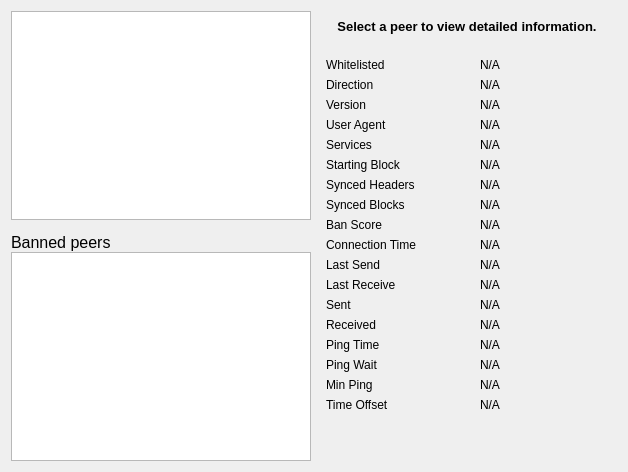
     <widget class="QWidget" name="tab_peers">
      <attribute name="title">
       <string>&amp;Peers</string>
      </attribute>
      <layout class="QGridLayout" name="gridLayout_2">
       <item row="0" column="0" rowspan="2">
        <layout class="QVBoxLayout" name="verticalLayout_101">
         <property name="spacing">
          <number>0</number>
         </property>
         <item>
          <widget class="QTableView" name="peerWidget">
           <property name="horizontalScrollBarPolicy">
            <enum>Qt::ScrollBarAsNeeded</enum>
           </property>
           <property name="tabKeyNavigation">
            <bool>false</bool>
           </property>
           <property name="sortingEnabled">
            <bool>true</bool>
           </property>
           <attribute name="horizontalHeaderHighlightSections">
            <bool>false</bool>
           </attribute>
          </widget>
         </item>
         <item>
          <widget class="QLabel" name="banHeading">
           <property name="sizePolicy">
            <sizepolicy hsizetype="Preferred" vsizetype="Minimum">
             <horstretch>0</horstretch>
             <verstretch>0</verstretch>
            </sizepolicy>
           </property>
           <property name="minimumSize">
            <size>
             <width>300</width>
             <height>32</height>
            </size>
           </property>
           <property name="maximumSize">
            <size>
             <width>16777215</width>
             <height>32</height>
            </size>
           </property>
           <property name="font">
            <font>
             <pointsize>12</pointsize>
            </font>
           </property>
           <property name="cursor">
            <cursorShape>IBeamCursor</cursorShape>
           </property>
           <property name="text">
            <string>Banned peers</string>
           </property>
           <property name="alignment">
            <set>Qt::AlignBottom|Qt::AlignLeading|Qt::AlignLeft</set>
           </property>
           <property name="wordWrap">
            <bool>true</bool>
           </property>
           <property name="textInteractionFlags">
            <set>Qt::NoTextInteraction</set>
           </property>
          </widget>
         </item>
         <item>
          <widget class="QTableView" name="banlistWidget">
           <property name="sizePolicy">
            <sizepolicy hsizetype="Expanding" vsizetype="Expanding">
             <horstretch>0</horstretch>
             <verstretch>0</verstretch>
            </sizepolicy>
           </property>
           <property name="horizontalScrollBarPolicy">
            <enum>Qt::ScrollBarAsNeeded</enum>
           </property>
           <property name="tabKeyNavigation">
            <bool>false</bool>
           </property>
           <property name="sortingEnabled">
            <bool>true</bool>
           </property>
           <attribute name="horizontalHeaderHighlightSections">
            <bool>false</bool>
           </attribute>
          </widget>
         </item>
        </layout>
       </item>
       <item row="0" column="1">
        <widget class="QLabel" name="peerHeading">
         <property name="sizePolicy">
          <sizepolicy hsizetype="Preferred" vsizetype="Minimum">
           <horstretch>0</horstretch>
           <verstretch>0</verstretch>
          </sizepolicy>
         </property>
         <property name="minimumSize">
          <size>
           <width>300</width>
           <height>32</height>
          </size>
         </property>
         <property name="font">
          <font>
           <pointsize>10</pointsize>
           <weight>75</weight>
           <bold>true</bold>
          </font>
         </property>
         <property name="cursor">
          <cursorShape>IBeamCursor</cursorShape>
         </property>
         <property name="text">
          <string>Select a peer to view detailed information.</string>
         </property>
         <property name="alignment">
          <set>Qt::AlignCenter</set>
         </property>
         <property name="wordWrap">
          <bool>true</bool>
         </property>
         <property name="textInteractionFlags">
          <set>Qt::LinksAccessibleByMouse|Qt::TextSelectableByKeyboard|Qt::TextSelectableByMouse</set>
         </property>
        </widget>
       </item>
       <item row="1" column="1">
        <widget class="QWidget" name="detailWidget" native="true">
         <property name="minimumSize">
          <size>
           <width>300</width>
           <height>0</height>
          </size>
         </property>
         <layout class="QGridLayout" name="gridLayout_3">
          <item row="0" column="0">
           <widget class="QLabel" name="label_30">
            <property name="text">
             <string>Whitelisted</string>
            </property>
           </widget>
          </item>
          <item row="0" column="2">
           <widget class="QLabel" name="peerWhitelisted">
            <property name="cursor">
             <cursorShape>IBeamCursor</cursorShape>
            </property>
            <property name="text">
             <string>N/A</string>
            </property>
            <property name="textFormat">
             <enum>Qt::PlainText</enum>
            </property>
            <property name="textInteractionFlags">
             <set>Qt::LinksAccessibleByMouse|Qt::TextSelectableByKeyboard|Qt::TextSelectableByMouse</set>
            </property>
           </widget>
          </item>
          <item row="1" column="0">
           <widget class="QLabel" name="label_23">
            <property name="text">
             <string>Direction</string>
            </property>
           </widget>
          </item>
          <item row="1" column="2">
           <widget class="QLabel" name="peerDirection">
            <property name="cursor">
             <cursorShape>IBeamCursor</cursorShape>
            </property>
            <property name="text">
             <string>N/A</string>
            </property>
            <property name="textFormat">
             <enum>Qt::PlainText</enum>
            </property>
            <property name="textInteractionFlags">
             <set>Qt::LinksAccessibleByMouse|Qt::TextSelectableByKeyboard|Qt::TextSelectableByMouse</set>
            </property>
           </widget>
          </item>
          <item row="2" column="0">
           <widget class="QLabel" name="label_21">
            <property name="text">
             <string>Version</string>
            </property>
           </widget>
          </item>
          <item row="2" column="2">
           <widget class="QLabel" name="peerVersion">
            <property name="cursor">
             <cursorShape>IBeamCursor</cursorShape>
            </property>
            <property name="text">
             <string>N/A</string>
            </property>
            <property name="textFormat">
             <enum>Qt::PlainText</enum>
            </property>
            <property name="textInteractionFlags">
             <set>Qt::LinksAccessibleByMouse|Qt::TextSelectableByKeyboard|Qt::TextSelectableByMouse</set>
            </property>
           </widget>
          </item>
          <item row="3" column="0">
           <widget class="QLabel" name="label_28">
            <property name="text">
             <string>User Agent</string>
            </property>
           </widget>
          </item>
          <item row="3" column="2">
           <widget class="QLabel" name="peerSubversion">
            <property name="cursor">
             <cursorShape>IBeamCursor</cursorShape>
            </property>
            <property name="text">
             <string>N/A</string>
            </property>
            <property name="textFormat">
             <enum>Qt::PlainText</enum>
            </property>
            <property name="textInteractionFlags">
             <set>Qt::LinksAccessibleByMouse|Qt::TextSelectableByKeyboard|Qt::TextSelectableByMouse</set>
            </property>
           </widget>
          </item>
          <item row="4" column="0">
           <widget class="QLabel" name="label_4">
            <property name="text">
             <string>Services</string>
            </property>
           </widget>
          </item>
          <item row="4" column="2">
           <widget class="QLabel" name="peerServices">
            <property name="cursor">
             <cursorShape>IBeamCursor</cursorShape>
            </property>
            <property name="text">
             <string>N/A</string>
            </property>
            <property name="textFormat">
             <enum>Qt::PlainText</enum>
            </property>
            <property name="textInteractionFlags">
             <set>Qt::LinksAccessibleByMouse|Qt::TextSelectableByKeyboard|Qt::TextSelectableByMouse</set>
            </property>
           </widget>
          </item>
          <item row="5" column="0">
           <widget class="QLabel" name="label_29">
            <property name="text">
             <string>Starting Block</string>
            </property>
           </widget>
          </item>
          <item row="5" column="2">
           <widget class="QLabel" name="peerHeight">
            <property name="cursor">
             <cursorShape>IBeamCursor</cursorShape>
            </property>
            <property name="text">
             <string>N/A</string>
            </property>
            <property name="textFormat">
             <enum>Qt::PlainText</enum>
            </property>
            <property name="textInteractionFlags">
             <set>Qt::LinksAccessibleByMouse|Qt::TextSelectableByKeyboard|Qt::TextSelectableByMouse</set>
            </property>
           </widget>
          </item>
          <item row="6" column="0">
           <widget class="QLabel" name="label_27">
            <property name="text">
             <string>Synced Headers</string>
            </property>
           </widget>
          </item>
          <item row="6" column="2">
           <widget class="QLabel" name="peerSyncHeight">
            <property name="cursor">
             <cursorShape>IBeamCursor</cursorShape>
            </property>
            <property name="text">
             <string>N/A</string>
            </property>
            <property name="textFormat">
             <enum>Qt::PlainText</enum>
            </property>
            <property name="textInteractionFlags">
             <set>Qt::LinksAccessibleByMouse|Qt::TextSelectableByKeyboard|Qt::TextSelectableByMouse</set>
            </property>
           </widget>
          </item>
          <item row="7" column="0">
           <widget class="QLabel" name="label_25">
            <property name="text">
             <string>Synced Blocks</string>
            </property>
           </widget>
          </item>
          <item row="7" column="2">
           <widget class="QLabel" name="peerCommonHeight">
            <property name="cursor">
             <cursorShape>IBeamCursor</cursorShape>
            </property>
            <property name="text">
             <string>N/A</string>
            </property>
            <property name="textFormat">
             <enum>Qt::PlainText</enum>
            </property>
            <property name="textInteractionFlags">
             <set>Qt::LinksAccessibleByMouse|Qt::TextSelectableByKeyboard|Qt::TextSelectableByMouse</set>
            </property>
           </widget>
          </item>
          <item row="8" column="0">
           <widget class="QLabel" name="label_24">
            <property name="text">
             <string>Ban Score</string>
            </property>
           </widget>
          </item>
          <item row="8" column="2">
           <widget class="QLabel" name="peerBanScore">
            <property name="cursor">
             <cursorShape>IBeamCursor</cursorShape>
            </property>
            <property name="text">
             <string>N/A</string>
            </property>
            <property name="textFormat">
             <enum>Qt::PlainText</enum>
            </property>
            <property name="textInteractionFlags">
             <set>Qt::LinksAccessibleByMouse|Qt::TextSelectableByKeyboard|Qt::TextSelectableByMouse</set>
            </property>
           </widget>
          </item>
          <item row="9" column="0">
           <widget class="QLabel" name="label_22">
            <property name="text">
             <string>Connection Time</string>
            </property>
           </widget>
          </item>
          <item row="9" column="2">
           <widget class="QLabel" name="peerConnTime">
            <property name="cursor">
             <cursorShape>IBeamCursor</cursorShape>
            </property>
            <property name="text">
             <string>N/A</string>
            </property>
            <property name="textFormat">
             <enum>Qt::PlainText</enum>
            </property>
            <property name="textInteractionFlags">
             <set>Qt::LinksAccessibleByMouse|Qt::TextSelectableByKeyboard|Qt::TextSelectableByMouse</set>
            </property>
           </widget>
          </item>
          <item row="10" column="0">
           <widget class="QLabel" name="label_15">
            <property name="text">
             <string>Last Send</string>
            </property>
           </widget>
          </item>
          <item row="10" column="2">
           <widget class="QLabel" name="peerLastSend">
            <property name="cursor">
             <cursorShape>IBeamCursor</cursorShape>
            </property>
            <property name="text">
             <string>N/A</string>
            </property>
            <property name="textFormat">
             <enum>Qt::PlainText</enum>
            </property>
            <property name="textInteractionFlags">
             <set>Qt::LinksAccessibleByMouse|Qt::TextSelectableByKeyboard|Qt::TextSelectableByMouse</set>
            </property>
           </widget>
          </item>
          <item row="11" column="0">
           <widget class="QLabel" name="label_19">
            <property name="text">
             <string>Last Receive</string>
            </property>
           </widget>
          </item>
          <item row="11" column="2">
           <widget class="QLabel" name="peerLastRecv">
            <property name="cursor">
             <cursorShape>IBeamCursor</cursorShape>
            </property>
            <property name="text">
             <string>N/A</string>
            </property>
            <property name="textFormat">
             <enum>Qt::PlainText</enum>
            </property>
            <property name="textInteractionFlags">
             <set>Qt::LinksAccessibleByMouse|Qt::TextSelectableByKeyboard|Qt::TextSelectableByMouse</set>
            </property>
           </widget>
          </item>
          <item row="12" column="0">
           <widget class="QLabel" name="label_18">
            <property name="text">
             <string>Sent</string>
            </property>
           </widget>
          </item>
          <item row="12" column="2">
           <widget class="QLabel" name="peerBytesSent">
            <property name="cursor">
             <cursorShape>IBeamCursor</cursorShape>
            </property>
            <property name="text">
             <string>N/A</string>
            </property>
            <property name="textFormat">
             <enum>Qt::PlainText</enum>
            </property>
            <property name="textInteractionFlags">
             <set>Qt::LinksAccessibleByMouse|Qt::TextSelectableByKeyboard|Qt::TextSelectableByMouse</set>
            </property>
           </widget>
          </item>
          <item row="13" column="0">
           <widget class="QLabel" name="label_20">
            <property name="text">
             <string>Received</string>
            </property>
           </widget>
          </item>
          <item row="13" column="2">
           <widget class="QLabel" name="peerBytesRecv">
            <property name="cursor">
             <cursorShape>IBeamCursor</cursorShape>
            </property>
            <property name="text">
             <string>N/A</string>
            </property>
            <property name="textFormat">
             <enum>Qt::PlainText</enum>
            </property>
            <property name="textInteractionFlags">
             <set>Qt::LinksAccessibleByMouse|Qt::TextSelectableByKeyboard|Qt::TextSelectableByMouse</set>
            </property>
           </widget>
          </item>
          <item row="14" column="0">
           <widget class="QLabel" name="label_26">
            <property name="text">
             <string>Ping Time</string>
            </property>
           </widget>
          </item>
          <item row="14" column="2">
           <widget class="QLabel" name="peerPingTime">
            <property name="cursor">
             <cursorShape>IBeamCursor</cursorShape>
            </property>
            <property name="text">
             <string>N/A</string>
            </property>
            <property name="textFormat">
             <enum>Qt::PlainText</enum>
            </property>
            <property name="textInteractionFlags">
             <set>Qt::LinksAccessibleByMouse|Qt::TextSelectableByKeyboard|Qt::TextSelectableByMouse</set>
            </property>
           </widget>
          </item>
          <item row="15" column="0">
           <widget class="QLabel" name="peerPingWaitLabel">
            <property name="toolTip">
             <string>The duration of a currently outstanding ping.</string>
            </property>
            <property name="text">
             <string>Ping Wait</string>
            </property>
           </widget>
          </item>
          <item row="15" column="2">
           <widget class="QLabel" name="peerPingWait">
            <property name="cursor">
             <cursorShape>IBeamCursor</cursorShape>
            </property>
            <property name="text">
             <string>N/A</string>
            </property>
            <property name="textFormat">
             <enum>Qt::PlainText</enum>
            </property>
            <property name="textInteractionFlags">
             <set>Qt::LinksAccessibleByMouse|Qt::TextSelectableByKeyboard|Qt::TextSelectableByMouse</set>
            </property>
           </widget>
          </item>
          <item row="16" column="0">
           <widget class="QLabel" name="peerMinPingLabel">
            <property name="text">
             <string>Min Ping</string>
            </property>
           </widget>
          </item>
          <item row="16" column="2">
           <widget class="QLabel" name="peerMinPing">
            <property name="cursor">
             <cursorShape>IBeamCursor</cursorShape>
            </property>
            <property name="text">
             <string>N/A</string>
            </property>
            <property name="textFormat">
             <enum>Qt::PlainText</enum>
            </property>
            <property name="textInteractionFlags">
             <set>Qt::LinksAccessibleByMouse|Qt::TextSelectableByKeyboard|Qt::TextSelectableByMouse</set>
            </property>
           </widget>
          </item>
          <item row="17" column="0">
           <widget class="QLabel" name="label_timeoffset">
            <property name="text">
             <string>Time Offset</string>
            </property>
           </widget>
          </item>
          <item row="17" column="2">
           <widget class="QLabel" name="timeoffset">
            <property name="cursor">
             <cursorShape>IBeamCursor</cursorShape>
            </property>
            <property name="text">
             <string>N/A</string>
            </property>
            <property name="textFormat">
             <enum>Qt::PlainText</enum>
            </property>
            <property name="textInteractionFlags">
             <set>Qt::LinksAccessibleByMouse|Qt::TextSelectableByKeyboard|Qt::TextSelectableByMouse</set>
            </property>
           </widget>
          </item>
          <item row="18" column="1">
           <spacer name="verticalSpacer_3">
            <property name="orientation">
             <enum>Qt::Vertical</enum>
            </property>
            <property name="sizeHint" stdset="0">
             <size>
              <width>20</width>
              <height>40</height>
             </size>
            </property>
           </spacer>
          </item>
         </layout>
        </widget>
       </item>
      </layout>
     </widget>
